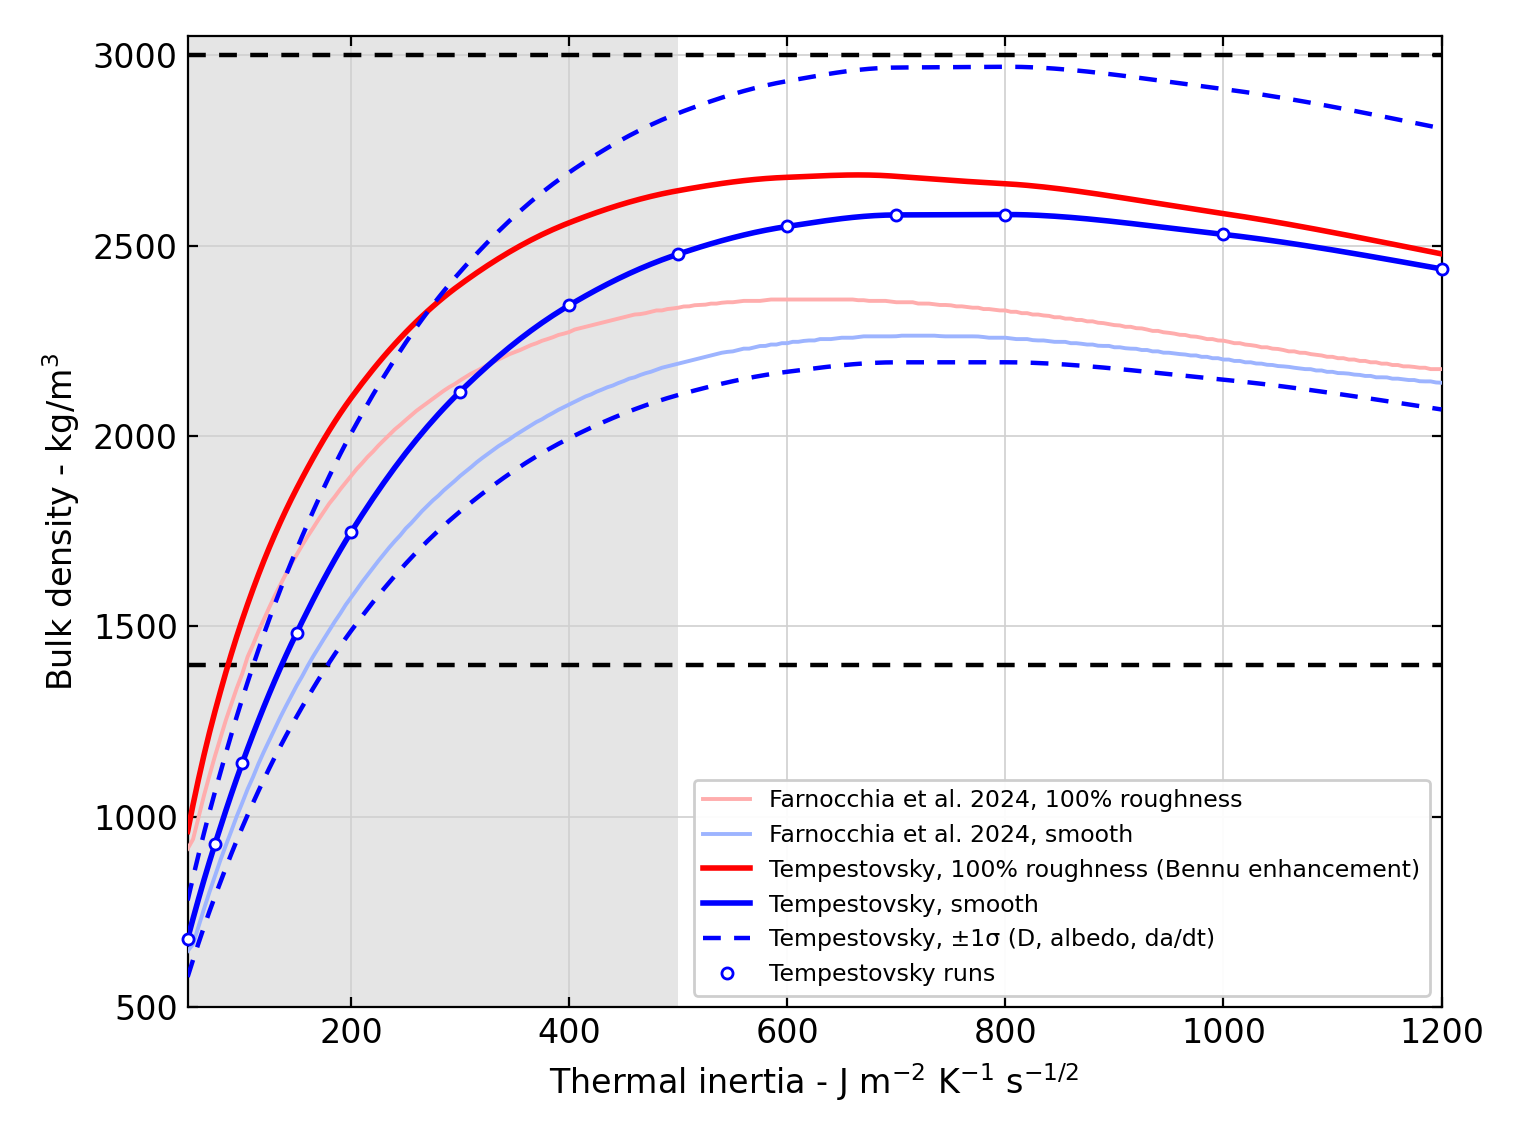

Python code for this plot:
'''
Fig. 1 of Farnocchia et al. (2024, Apophis T-5 Years, abstract 2046) with Tempestovsky: bulk density of Apophis as a
function of thermal inertia needed to match the measured Yarkovsky drift da/dt = -199 +- 1 m/yr.

    python results/apophis_density/density_fig1.py        # -> density_fig1.png, paths relative to this file

Tempestovsky drift for the nominal tumbling state of Pravec et al. (2014) (P_phi 27.38 h, I1 0.61, I2 0.965,
E_ratio 1.024; pole (269.222, -77.201) in the orbital frame = obliquity 167.2 deg), Apophis_200.stl
(D_SHAPE = 334.6 m), rho = 2000 kg/m3, pre-flyby orbit. Runs:
  ../apophis_fig3/out/ti*.txt             A = 0.14, Gamma 100-1200
  ../apophis_fig3/out3d/g*_A*_o167.txt    A = 0.08, 0.20, Gamma 100-1200
  out/g*_A*.txt (run.sh)                  A = 0.08, 0.14, 0.20, Gamma 50 and 75
At fixed Gamma the temperatures do not depend on D and rho, so da/dt ~ 1/(rho D) and
    rho(Gamma) = RHO_SIM * (da/dt)_model(Gamma, A) * (D_SHAPE / D) / (da/dt)_measured.
Physical parameters as in the abstract: D = 340 +- 50 m, p_V = 0.29 +- 0.03, G = 0.24 +- 0.11, Bond albedo
A = q p_V with q = 0.290 + 0.684 G. +-1 sigma: linear propagation of D, A (from p_V and G) and the measured drift.
The curve is a PCHIP interpolation in log Gamma through the runs; the albedo correction from A = 0.14 to the
nominal A is a quadratic in A through the three albedos at each Gamma of the 3D grid.

100% roughness: the abstract uses the Yarkovsky enhancement model developed for Bennu (Chesley et al. 2014).
Tempestovsky's kernel roughness does not enter the drift calculation, so the enhancement factor (red / blue curve)
is taken from the digitized Fig. 1 (fig1_digitized.npz, digitize_fig1.py), smoothed, and applied to the Tempestovsky\ncurve.
'''
import glob, os, re
import numpy as np
from scipy.interpolate import PchipInterpolator

HERE = os.path.dirname(os.path.abspath(__file__))
FIG3 = os.path.join(HERE, '..', 'apophis_fig3')
YR = 3.15576e7                                    # s
D_SHAPE, RHO_SIM = 334.6, 2000.0                  # volume-equivalent diameter of Apophis_200.stl [m], density in runs
DADT, SIG_DADT = -199.0, 1.0                      # measured drift [m/yr] (Farnocchia & Chesley 2022)
D_NOM, SIG_D = 340.0, 50.0                        # [m]
PV, SIG_PV, G_SL, SIG_G = 0.29, 0.03, 0.24, 0.11
TI_RANGE = (50.0, 500.0)                          # shaded range of thermal inertia in Fig. 1 (DellaGiustina et al. 2023)
RHO_ANALOG = (1400.0, 3000.0)                     # plausible densities with Itokawa as an analog (dashed black)
GAMMA = np.arange(50.0, 1200.001, 5.0)


def read(f):
    return float(open(f).readline().split(':')[1])   # drift [m/s], first line


def runs():
    '''Tempestovsky drift [m/s] of the nominal state, {(Gamma, A): drift}.'''
    d = {}
    for f in glob.glob(os.path.join(FIG3, 'out', 'ti*.txt')):
        m = re.fullmatch(r'ti(\d+)\.txt', os.path.basename(f))
        if m:
            d[(float(m.group(1)), 0.14)] = read(f)
    for f in glob.glob(os.path.join(FIG3, 'out3d', 'g*_A*_o167.txt')) + glob.glob(os.path.join(HERE, 'out', 'g*_A*.txt')):
        m = re.fullmatch(r'g(\d+)_A([\d.]+)(_o167)?\.txt', os.path.basename(f))
        if m:
            d[(float(m.group(1)), float(m.group(2)))] = read(f)
    return d


def model():
    '''Density curve for the nominal parameters, its relative 1-sigma error, and the run nodes.'''
    d = runs()
    q = 0.290 + 0.684 * G_SL
    A, sig_A = q * PV, np.hypot(q * SIG_PV, 0.684 * PV * SIG_G)
    g14 = np.array(sorted(g for g, a in d if a == 0.14))
    drift14 = np.array([d[(g, 0.14)] for g in g14])
    g3 = np.array(sorted(g for g in g14 if all((g, a) in d for a in (0.08, 0.14, 0.20))))
    corr, slope = [], []
    for g in g3:                                  # quadratic in A of ln|drift| through A = 0.08, 0.14, 0.20
        p = np.polyfit([0.08, 0.14, 0.20], np.log([-d[(g, a)] for a in (0.08, 0.14, 0.20)]), 2)
        corr.append(np.exp(np.polyval(p, A) - np.polyval(p, 0.14)))
        slope.append(np.polyval(np.polyder(p), A))
    lg = np.log(GAMMA)
    drift = (PchipInterpolator(np.log(g14), drift14)(lg)
             * PchipInterpolator(np.log(g3), corr)(lg))
    dlnA = PchipInterpolator(np.log(g3), slope)(lg)
    rho = RHO_SIM * drift * YR * (D_SHAPE / D_NOM) / DADT
    rel = np.sqrt((SIG_D / D_NOM) ** 2 + (dlnA * sig_A) ** 2 + (SIG_DADT / DADT) ** 2)
    rho_nodes = RHO_SIM * drift14 * YR * (D_SHAPE / D_NOM) / DADT * np.interp(np.log(g14), np.log(g3), corr)
    return dict(rho=rho, rel=rel, A=A, sig_A=sig_A, g_nodes=g14, rho_nodes=rho_nodes, runs=d)


def crossing(y, level):
    i = np.flatnonzero(np.diff(np.sign(y - level)))
    return [GAMMA[k] + (level - y[k]) * (GAMMA[k + 1] - GAMMA[k]) / (y[k + 1] - y[k]) for k in i]


if __name__ == '__main__':
    import matplotlib
    matplotlib.use('Agg')
    import matplotlib.pyplot as plt

    m = model()
    rho, rel = m['rho'], m['rel']
    pap = np.load(os.path.join(HERE, 'fig1_digitized.npz'))
    # enhancement red / blue of the paper, smoothed with a quartic in log Gamma (digitization noise; residuals < 0.5%)
    enh = np.polyval(np.polyfit(np.log(pap['Gamma']), pap['red'] / pap['blue'], 4), np.log(GAMMA))
    rho_r = rho * enh
    p_blue, p_red = np.interp(GAMMA, pap['Gamma'], pap['blue']), np.interp(GAMMA, pap['Gamma'], pap['red'])

    # checks of the new runs against the old grid and against a finer time step
    out = os.path.join(HERE, 'out')
    for new, ref, what in (('chk_g100_A0.14', os.path.join(FIG3, 'out', 'ti100.txt'), 'current code vs apophis_fig3 grid, Gamma 100'),
                           ('conv_g50_A0.14_s1600', os.path.join(out, 'g50_A0.14.txt'), 'Gamma 50: 1600 vs 800 steps per day')):
        f = os.path.join(out, new + '.txt')
        if os.path.exists(f) and os.path.exists(ref):
            print(f'check, {what}: {100 * (read(f) / read(ref) - 1):+.2f}%')

    print(f'measured da/dt {DADT} +- {SIG_DADT} m/yr, D = {D_NOM} +- {SIG_D} m, Bond albedo A = {m["A"]:.4f} +- {m["sig_A"]:.4f}')
    print(f'{"Gamma":>6s} {"rho smooth":>11s} {"1 sigma":>8s} {"rho rough":>10s} {"paper smooth":>13s} {"paper rough":>12s} {"ratio":>6s}')
    for g in (50, 75, 100, 150, 200, 300, 400, 500, 600, 700, 800, 1000, 1200):
        i = np.argmin(abs(GAMMA - g))
        print(f'{g:6.0f} {rho[i]:11.0f} {100 * rel[i]:7.1f}% {rho_r[i]:10.0f} {p_blue[i]:13.0f} {p_red[i]:12.0f} {rho[i] / p_blue[i]:6.3f}')
    k, kp = np.argmax(rho), np.argmax(p_blue)
    print(f'maximum, smooth: Tempestovsky {rho[k]:.0f} at Gamma {GAMMA[k]:.0f}; paper {p_blue[kp]:.0f} at Gamma {GAMMA[kp]:.0f}')
    sel = (GAMMA >= TI_RANGE[0]) & (GAMMA <= TI_RANGE[1])
    print(f'Gamma {TI_RANGE[0]:.0f}-{TI_RANGE[1]:.0f}: smooth {rho[sel].min():.0f}-{rho[sel].max():.0f}, '
          f'rough {rho_r[sel].min():.0f}-{rho_r[sel].max():.0f} kg/m3 (paper smooth {p_blue[sel].min():.0f}-{p_blue[sel].max():.0f})')
    for name, y in (('Tempestovsky smooth', rho), ('Tempestovsky rough', rho_r), ('Tempestovsky smooth -1 sigma', rho * (1 - rel)),
                    ('paper smooth', p_blue), ('paper rough', p_red)):
        c = crossing(y, RHO_ANALOG[0])
        print(f'{name:29s} reaches {RHO_ANALOG[0]:.0f} kg/m3 at Gamma = {", ".join(f"{x:.0f}" for x in c) if c else "-"}')

    # ---------------------------------------------------------------------------------------------- figure
    BLUE, RED, LBLUE, LRED = '#0000ff', '#ff0000', '#9db4ff', '#ffadad'
    plt.rcParams.update({'font.size': 12, 'axes.linewidth': 0.8, 'xtick.direction': 'in', 'ytick.direction': 'in',
                         'xtick.top': True, 'ytick.right': True})
    fig, ax = plt.subplots(figsize=(7.6, 5.7))
    ax.axvspan(*TI_RANGE, color='#e5e5e5', lw=0, zorder=0)
    ax.grid(color='#d0d0d0', lw=0.6, zorder=1)
    for y in RHO_ANALOG:
        ax.axhline(y, color='black', ls='--', lw=1.6, dashes=(4, 3), zorder=2)
    ax.plot(GAMMA, p_red, color=LRED, lw=1.4, zorder=3, label='Farnocchia et al. 2024, 100% roughness')
    ax.plot(GAMMA, p_blue, color=LBLUE, lw=1.4, zorder=3, label='Farnocchia et al. 2024, smooth')
    ax.plot(GAMMA, rho_r, color=RED, lw=2.0, zorder=4, label='Tempestovsky, 100% roughness (Bennu enhancement)')
    ax.plot(GAMMA, rho, color=BLUE, lw=2.0, zorder=5, label='Tempestovsky, smooth')
    for s in (1, -1):
        ax.plot(GAMMA, rho * (1 + s * rel), color=BLUE, lw=1.6, ls='--', dashes=(4, 3), zorder=4,
                label='Tempestovsky, ±1σ (D, albedo, da/dt)' if s == 1 else None)
    ax.plot(m['g_nodes'], m['rho_nodes'], 'o', ms=4, mfc='white', mec=BLUE, mew=1.0, zorder=6, clip_on=False,
            label='Tempestovsky runs')
    ax.set_xlim(50, 1200); ax.set_ylim(500, 3050)
    ax.set_xlabel(r'Thermal inertia - J m$^{-2}$ K$^{-1}$ s$^{-1/2}$')
    ax.set_ylabel(r'Bulk density - kg/m$^3$')
    ax.legend(loc='lower right', fontsize=8.5, framealpha=0.95, edgecolor='#cccccc')
    fig.tight_layout()
    f = os.path.join(HERE, 'density_fig1.png')
    fig.savefig(f, dpi=200)
    print('figure:', f)
